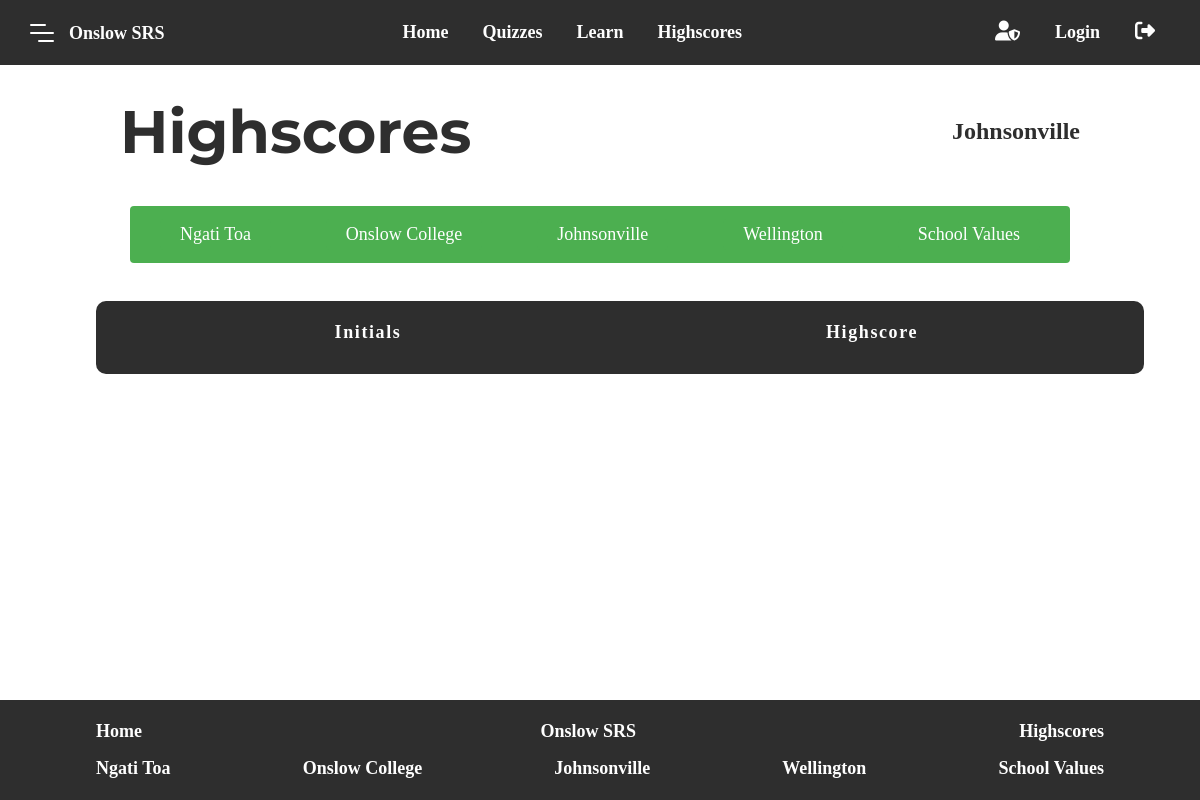
Page /highscores.php?lessonID=3 on the committed database.
### tables this page shows
CREATE TABLE IF NOT EXISTS subjects(
    subjectID INT UNSIGNED AUTO_INCREMENT PRIMARY KEY,
    subjectName TINYTEXT NOT NULL,
    subjectImg VARCHAR(1025)
);

### includes/constants.php (called while the page is built, shortened)
<?php
    $title = 'Onslow SRS';
?>

### highscores.php (the view, shortened to what this page needs)
<?php session_start();
	if(!isset($_GET['lessonID'])) {
		$lessonID = 0;
	} else {$lessonID = $_GET['lessonID'];}
	function getLessonName($quizID) {
        $dbc = mysqli_connect("localhost", "root", 'admin', "srs");
        $getLessonNameQuery = "CALL `GetSubjectName`($quizID)";
        $getLessonNameResult = mysqli_query($dbc, $getLessonNameQuery);
        $getLessonNameRecord = mysqli_fetch_assoc($getLessonNameResult);
        $lessonName = $getLessonNameRecord['subjectName'];
        return $lessonName;
    }
	if ($lessonID == 0) {$lessonName = "All Highscores";}
	else {$lessonName = getLessonName($lessonID);}
?>
<!DOCTYPE html>
<html lang="en">
	<?php include 'includes/constants.php'; ?>
	<head>
		<?php include 'includes/head.php'; ?>
	</head>
	<body>
		<div id="body-wrapper">
			<?php include 'includes/header.php'; ?>
			<div class="title-page">
				<div id="title-container">
					<h1 class="title-text">Highscores</h1>
					<h2 class="lesson-name"><?php echo $lessonName ?></h2>
				</div>
			</div>
			<div class="lesson-btns-wrapper">
				<div class="lesson-btns container">
					<?php
						$dbc = mysqli_connect("localhost", "root", 'admin', "srs");
						$query = 'CALL GetSubjects()';
						$allLessons = mysqli_query($dbc, $query);
						foreach ($allLessons as $lesson) {
							$lessonName = $lesson['subjectName'];
							$lessonID = $lesson['subjectID'];
							echo "<a class='lesson-btns' href='highscores.php?lessonID=$lessonID'>$lessonName</a>";
						}
					?>
				</div>
			</div>
			<div class="highscore-table-wrapper">
				<div class="highscore-table-container">
					<table class="highscore-table">
						<tr class="table-titles">
							<th>Initials</th>
							<th>Highscore</th>
						</tr>
					</table>
				</div>
	      	</div>
		</div>
		<footer>
			<?php include 'includes/footer.php'; ?>
      	</footer>
	</body>
</html>

### includes/header.php (shortened to what this page needs)
<?php include 'constants.php'; ?>
<header>
    <div class="burgermenu-logo">
        <div class="burger burger-squeeze">
            <div class="burger-lines"></div>
        </div>
        <a class="logo-text home-page" href=""><?php echo $title; ?></a>
    </div>
    <nav>
        <ul class="nav-links">
            <li><a class="link home-page" href="">Home</a></li>
            <li><p class="link dropdown" >Quizzes</p></li>
            <li><p class="link dropdown-learn" >Learn</p></li>
            <li><a class="link highscore-page" href="">Highscores</a></li>
        </ul>
    </nav>
    <nav class="flexdisplay-profile">
        <ul class="nav-links">
            <li>
                <div class="profile-icn">
                    <i class="fas fa-user-shield"></i>
                </div>
            </li>
            <li id="login"><button class="link login">Login</button></li>
            <li>
                <div class="logout-icn">
                    <i class="fas fa-sign-out-alt"></i>
                </div>
            </li>
        </ul>
    </nav>
</header>
        <?php
            function itterateSubjects() {
                $dbc = mysqli_connect("localhost", "root", 'admin', "srs");
                $subjectsQuery = 'CALL GetSubjects()';
                $subjectsResult = mysqli_query($dbc, $subjectsQuery);
                while($subjectsRecord = mysqli_fetch_assoc($subjectsResult)){
                    echo '<li><a class="link" href="">' . $subjectsRecord['subjectName'] . '</a></li>';
                }
            }
            itterateSubjects();
        ?>

### css/styles.css (style rules this page uses)
:root { --backgroundColour: #FEFEFE; --offWhite: #F7FAFF; --darkAccent: #2E2E2E; --greyAccent: #D8D8D8; --greenAccent: #418265; --redAccent: #C94B4B; --errorRed: #FF2B26; --correctGreen: #00AB39; --lightFillColour: var(--backgroundColour); --darkFillColour: var(--darkAccent); --mainTextColour: var(--darkAccent); --secoundaryTextColour: var(--backgroundColour); --sitePadding: 30px 10%; --bodyTextPadding: 10px 0px; --titleFont: 'Montserrat', sans-serif; --headerFont: 'Nirmala UI'; --bodyFont: 'Nirmala UI'; --titleFontWeight: 900; --headerFontWeight: 800; --navFontWeight: 700; --bodyFontWeight: 600; --titleFontSize: 60px; --headerFontSize: 40px; --subheaderFontSize: 30px; --bodyFontSize: 18px; --mobiletitleFontSize: 10vw; --allertBlur: 2px; --navPadding: 5px 2.5%; --dropdownPadding: 5px 20% 20px 20%; --dropdownLinksPadding: calc(calc(100vw - 20%) / 13.3); --cardWidth: calc((100% / 5) - 5%); --cardHeight: 50vh; --mobileCardHeight: 400px; --cardMobileWidth: 80vw; --borderRadius: 5px; --mobileBorderRadius: 12px; --mobileTutorialCardBoxShadow: var(--codeBlockBoxShadow); --quizCardHeight: 20vw; --quizCardWidth: 20vw; --quizCardFontSize: 30px; --quizCardContainerPadding: 30px 12%; --codeBlockPadding: 10px 0px 30px 0px; --codeBlockBoxShadow: 0px 8px 25px 0px rgba(0,0,0,0.4); --footerLinkPadding: calc(calc(100vw - 20%) / 3.5); --footerSiteMapPadding: calc(calc(100vw - 20%) / 16.5); }
html { margin: 0px; padding: 0px; font-family: var(--bodyFont); box-sizing: border-box; overflow-x: hidden; color: var(--mainTextColour); scroll-behavior: smooth; transition: 0.4s; }
body { margin: 0px; padding: 0px; position: relative; }
#body-wrapper { width: 100%; }
header, footer { display: flex; justify-content: space-between; align-items: center; background-color: var(--darkFillColour); font-weight: var(--navFontWeight); padding: var(--navPadding); color: var(--backgroundColour); }
li, a, p.dropdown, button.link.login { font-family: var(--headerFont); font-weight: var(--textFont); font-size: 18px; text-decoration: none; color: var(--backgroundColour); background: none; border: none; cursor: pointer; }
.burgermenu-logo { display: flex; align-items: center; }
a.logo-text { padding-left: 15px; line-height: 0px; }
#login { padding: 0 10px; }
.nav-links, ul { list-style: none; padding: 0px; }
.nav-links li, .site-map li { display: inline-block; padding: 0px 15px; }
.nav-links * { transition: all 0.3s ease 0s; }
nav.flexdisplay-profile, .profile-icn, .logout-icn { display: flex; align-items: center; }
.fas { font-size: 20px; }
div.burger { font-size: 8px; }
#title-container, .container { display: flex; justify-content: space-between; align-items: center; padding: 30px 10% 0 10%; }
.title-text, .lesson-title { font-family: var(--titleFont); font-size: var(--titleFontSize); color: var(--darkBlack); display: inline-block; margin: 0px; }
.container, .question-container { padding: 10px 11% 30px 11%; font-size: var(--bodyFontSize) }
p { font-family: var(--bodyFont); color: var(--darkBlack); display: inline-block; margin: 0px; }
.lesson-btns-wrapper { padding: var(--sitePadding); padding-bottom: 0; }
.lesson-btns { background-color: #4CAF50; color: white; padding: 5px 20px; margin: 8px 10px; border: none; border-radius: 4px; cursor: pointer; transition: 0.3s; font-size: 18px; }
.highscore-table .table-titles th { width: 50%; }
.results-table-wrapper, .highscore-table-wrapper { padding: 30px 8%; }
.results-table-container, .highscore-table-container { background-color: var(--darkAccent); width: 100%; border-radius: 10px; padding: 20px; }
.results-table, .highscore-table { border-spacing: 0 10px; margin-top: -10px; width: 100%; }
tr.table-titles { font-size: 18px; letter-spacing: 0.1rem; color: var(--backgroundColour); }
footer { padding: 5px 8%; }
ul.site-map li { padding: 0px; }

### rows in the picture
subjects: subjectName "Johnsonville"
subjects: subjectName "Ngati Toa"
subjects: subjectName "Onslow College"
subjects: subjectName "Wellington"
subjects: subjectName "School Values"

### other values in the picture
$title "Onslow SRS"
